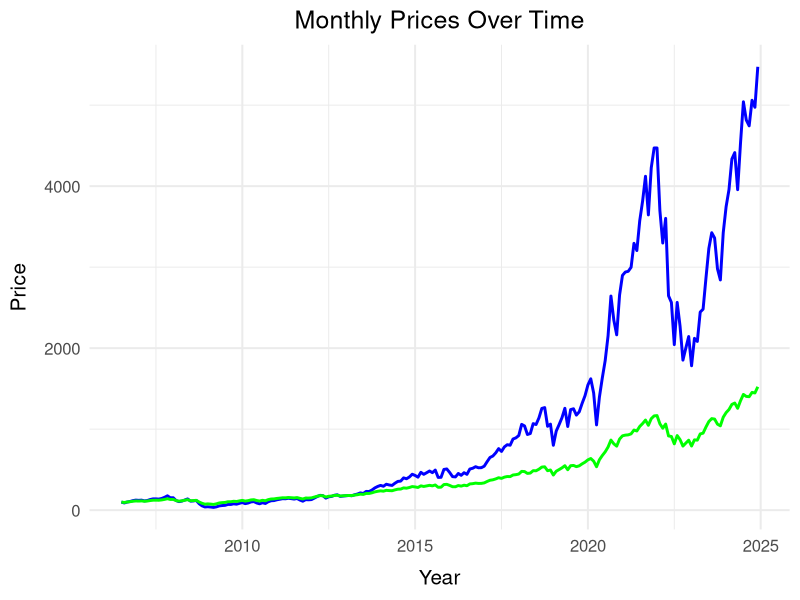
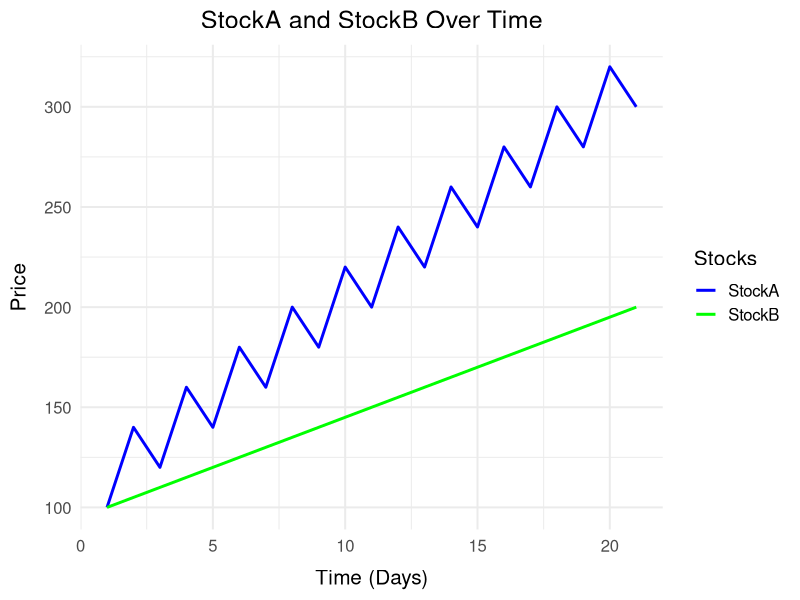
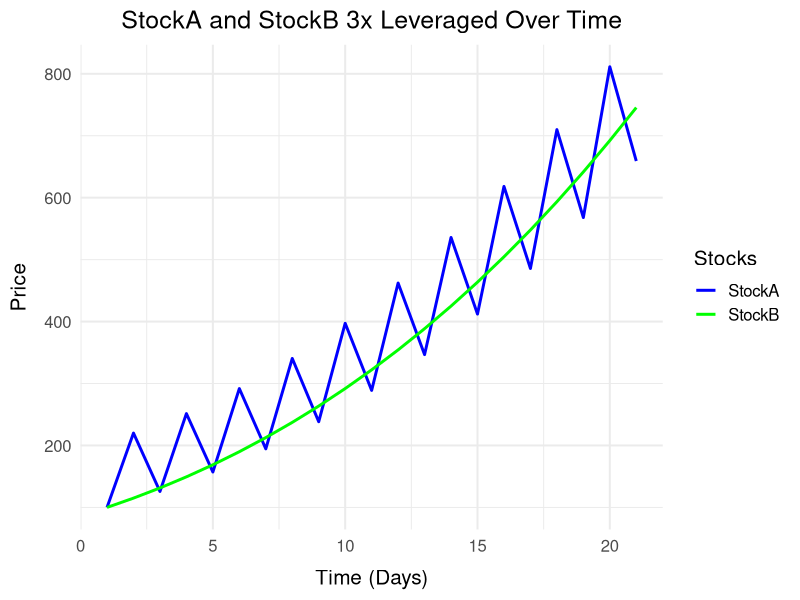
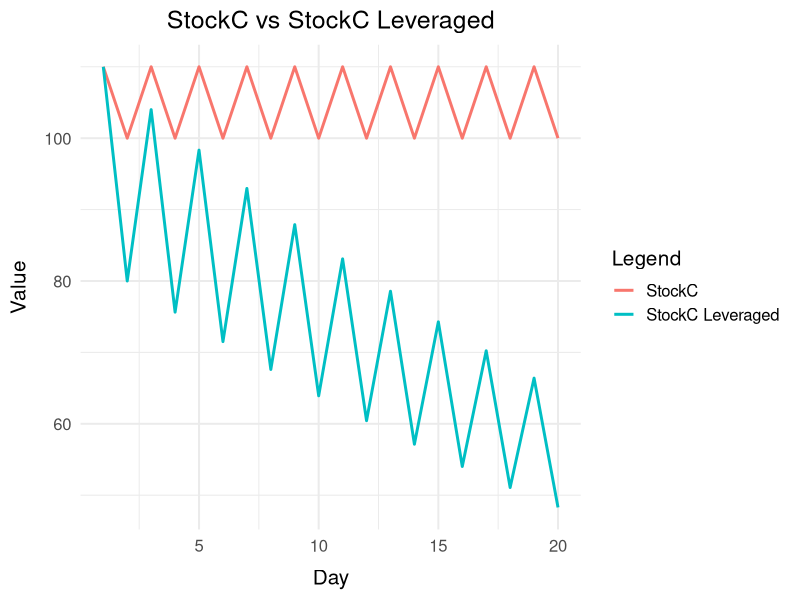

Here is the R script that generated these plots, in order:
## ---- chunk 1
knitr::opts_chunk$set(echo = TRUE)
library(dplyr)
library(ggplot2)
## ---- chunk 2


update_time_data <- function(data, ticker)
{
  data$Year <- as.numeric(substr(data$Date, 1, 4))
  data$Month <- as.numeric(substr(data$Date, 6, 7))
  data$DecimalYear <- data$Year + ((data$Month - 1) / 12)
  data$Ticker <- ticker
  data$dividendYield <- data$Dividends / data$Open
  
  return(data)
}

update_for_base_year <- function(data1, baseTime) {
 
  base_open <- data1$Open[data1$DecimalYear == baseTime]
  base_high <- data1$High[data1$DecimalYear == baseTime]
  base_close <- data1$Close[data1$DecimalYear == baseTime]
  base_low <- data1$Low[data1$DecimalYear == baseTime]
  
  data1$Open <- (data1$Open / base_open) * 100
  data1$High <- (data1$High / base_high) * 100
  data1$Close <- (data1$Close / base_close) * 100
  data1$Low <- (data1$Low / base_low) * 100
  
  return(data1)
}


gen_daily_leveraged_returns <- function(prices, leverage) {
  # Initialize vectors
  leveraged_returns <- numeric(length(prices))
  value <- numeric(length(prices))
  
  # Set the initial value
  value[1] <- prices[1]
  
  # Loop through each day
  for (i in 2:length(prices)) {
    # Calculate the daily leveraged return
    leveraged_returns[i] <- ((prices[i] - prices[i - 1]) / prices[i - 1]) * leverage
    
    
    value[i] <- value[i - 1] * (1 + leveraged_returns[i])
  }
  
  return(value)
}


## ---- chunk 3

qld_data <-  update_time_data(read.csv("QLD.csv"), "QLD")
qqq_data <- update_time_data(read.csv("QQQ.csv"), "QQQ")


ggplot() +
  geom_line(data = update_for_base_year(qld_data[qld_data$DecimalYear >= 2006.5, ], 2006.5), aes(x =DecimalYear, y =Open), color = "blue", size = 1) +
  geom_line(data = update_for_base_year(qqq_data[qqq_data$DecimalYear >= 2006.5, ], 2006.5), aes(x =DecimalYear, y =Open), color = "green", size = 1) +
  labs(
    title = "Monthly Prices Over Time",
    x = "Year",
    y = "Price"
  ) +
  theme_minimal(base_size = 15) +
  theme(
    plot.title = element_text(hjust = 0.5),
    axis.title.x = element_text(margin = margin(t = 10)),
    axis.title.y = element_text(margin = margin(r = 10))
  )


## ---- chunk 4


dates <- seq(1, 21)
stockA_values <- numeric(21)
stockA_values[1] <- 100
for (i in 2:21) {
  if (i %% 2 == 0) {  
    stockA_values[i] <- stockA_values[i-1] + 40
  } else { 
    stockA_values[i] <- stockA_values[i-1] - 20
  }
}
stockB_values <- seq(100, by = 5, length.out = 21)
stocks = data.frame(Date = dates, StockA = stockA_values, StockB = stockB_values)

ggplot(stocks) +
  geom_line(aes(x = Date, y = StockA, color = "StockA"), size = 1) +
  geom_line(aes(x = Date, y = StockB, color = "StockB"), size = 1) +
  labs(
    title = "StockA and StockB Over Time",
    x = "Time (Days)",
    y = "Price",
    color = "Stocks"  # Legends will show StockA and StockB
  ) +
  scale_color_manual(values = c("StockA" = "blue", "StockB" = "green")) +  # Custom colors for each stock
  theme_minimal(base_size = 15) +
  theme(
    plot.title = element_text(hjust = 0.5),
    axis.title.x = element_text(margin = margin(t = 10)),
    axis.title.y = element_text(margin = margin(r = 10))
  )


stocks$StockA_3xlevered <- gen_daily_leveraged_returns(stocks$StockA, 3)
stocks$StockB_3xlevered <- gen_daily_leveraged_returns(stocks$StockB, 3)

ggplot(stocks) +
  geom_line(aes(x = Date, y = StockA_3xlevered, color = "StockA"), size = 1) +
  geom_line(aes(x = Date, y = StockB_3xlevered, color = "StockB"), size = 1) +
  labs(
    title = "StockA and StockB 3x Leveraged Over Time",
    x = "Time (Days)",
    y = "Price",
    color = "Stocks"  # Legends will show StockA and StockB
  ) +
  scale_color_manual(values = c("StockA" = "blue", "StockB" = "green")) +  # Custom colors for each stock
  theme_minimal(base_size = 15) +
  theme(
    plot.title = element_text(hjust = 0.5),
    axis.title.x = element_text(margin = margin(t = 10)),
    axis.title.y = element_text(margin = margin(r = 10))
  )


## ---- chunk 5

stockC <- numeric(20)

for (i in 1:20)
{
  if (i %% 2 == 0)
  {
    stockC[i] = 100
  }
  
  else
  {
    stockC[i] = 110
  }
}

stockC_leveraged = gen_daily_leveraged_returns(stockC, 3)

data <- data.frame(
  Day = 1:20,
  StockC = stockC,
  StockC_Leveraged = stockC_leveraged
)



ggplot(data, aes(x = Day)) +
  geom_line(aes(y = StockC, color = "StockC"), size = 1) +
  geom_line(aes(y = StockC_Leveraged, color = "StockC Leveraged"), size = 1) +
  labs(
    title = "StockC vs StockC Leveraged",
    x = "Day",
    y = "Value",
    color = "Legend"
  ) +
  theme_minimal(base_size = 15) +
  theme(
    plot.title = element_text(hjust = 0.5),
    axis.title.x = element_text(margin = margin(t = 10)),
    axis.title.y = element_text(margin = margin(r = 10))
  )


